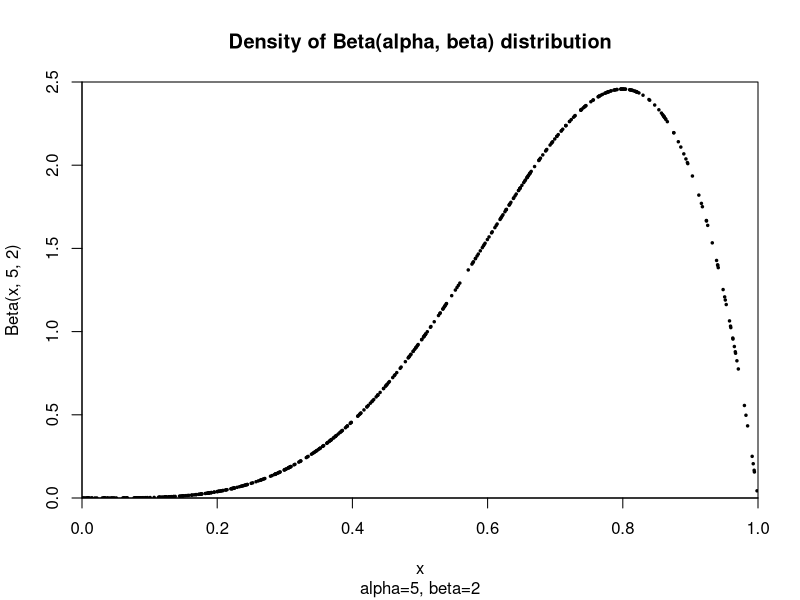
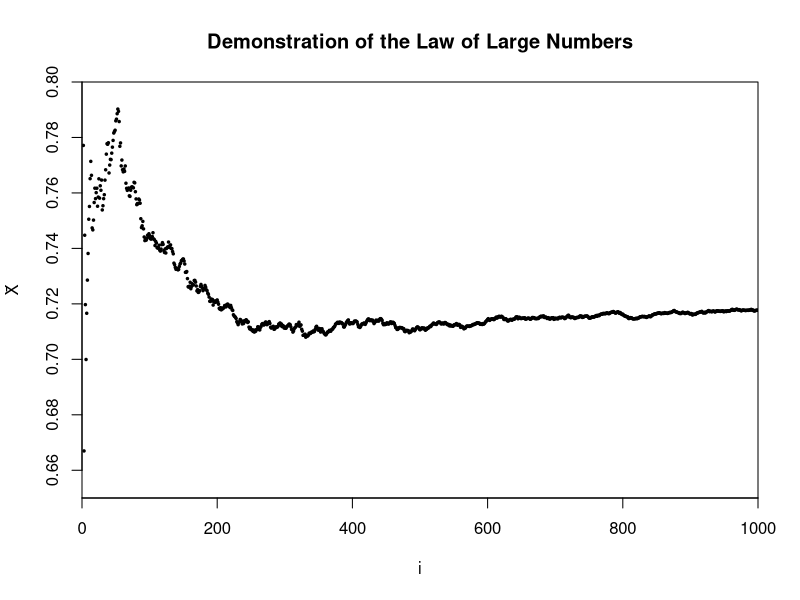
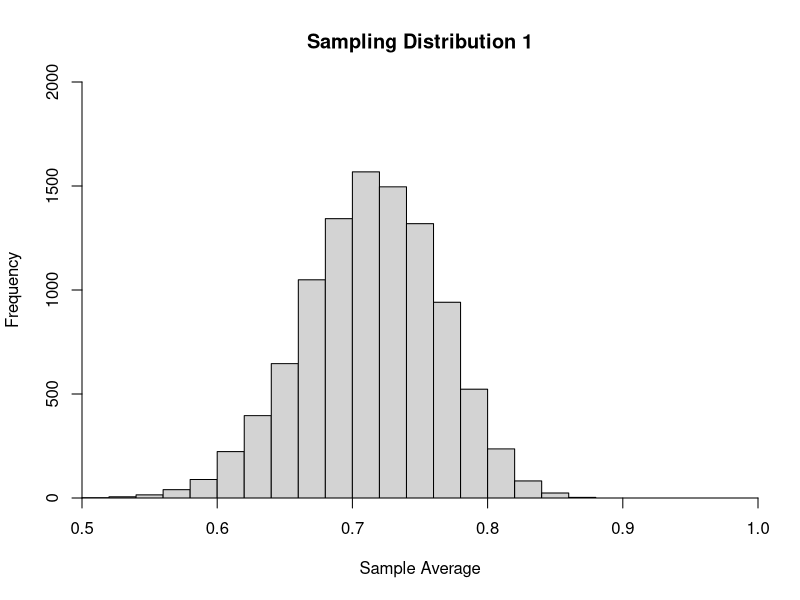
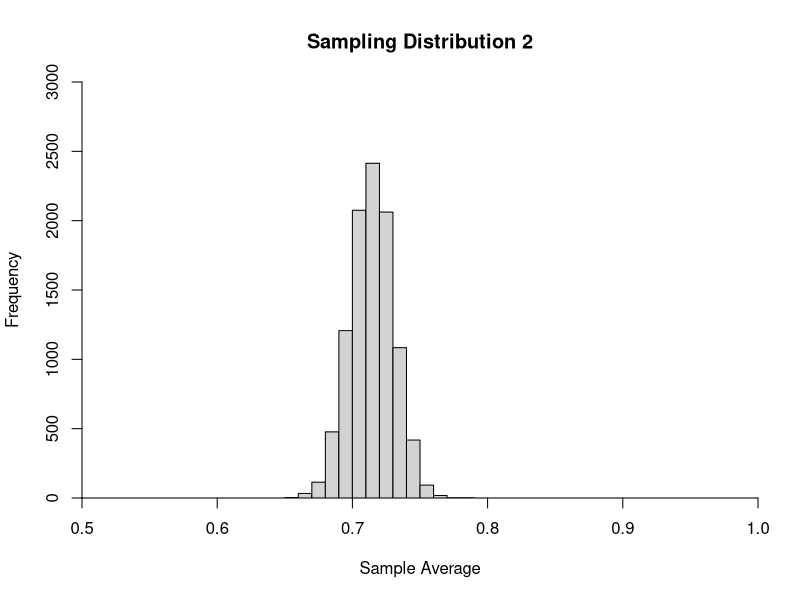

These figures' R source, in order:
## ---- chunk 1
# ...add answer here...
x <- runif(500) # generates 500 uniformly distributed random numbers between 0-1 (default range)
y <- dbeta(x, 5, 2)
plot(x=x, y=y, xlab="x", ylab="Beta(x, 5, 2)", main="Density of Beta(alpha, beta) distribution",
     col = "black", pch = 20, cex = 0.5,
     xlim = c(0, 1), 
     ylim = c(0, 2.5), 
     yaxs="i", xaxs="i",
     sub = "alpha=5, beta=2")

## ---- chunk 2
set.seed(1234)
y <- vector(mode="list", length = 1000)
x <- rbeta(1000, 5, 2)
for (i in 1:1000) {
  y[i] <- mean(x[1:i])
}
plot(x=1:1000, y=y, xlab="i", ylab="X̄", main="Demonstration of the Law of Large Numbers",
     col = "black", pch = 20, cex = 0.5,
     xlim = c(0, 1000), 
     ylim = c(0.65, 0.8), 
     yaxs="i", xaxs="i")
## ---- chunk 3
print(5 / 7)
## ---- chunk 4
print(y[1000])
## ---- chunk 5
draws <- 10
iterations <- 10000
y <- numeric(length=iterations)
for (i in 1:iterations){
  x <- rbeta(draws, 5, 2)
  y[i] <- mean(x)
}
hist(y, main = "Sampling Distribution 1", xlab = "Sample Average", ylab = "Frequency",
     xlim = c(0.5, 1), 
     ylim = c(0, 2000), 
     yaxs="i", xaxs="i")
## ---- chunk 6
draws <- 100
iterations <- 10000
y <- numeric(length=iterations)
for (i in 1:iterations){
  x <- rbeta(draws, 5, 2)
  y[i] <- mean(x)
}
hist(y, main = "Sampling Distribution 2", xlab = "Sample Average", ylab = "Frequency",
     xlim = c(0.5, 1), 
     ylim = c(0, 3000), 
     yaxs="i", xaxs="i")
## ---- chunk 7
library(Matrix)
X <- matrix(c(1, 1, 1, 1, 1, 4, 5, 8), 4, 2); X
t(X)
y <- matrix(c(6, 5, 3, 2), 4, 1); y
r <- rankMatrix(X)
print(r[1])
## ---- chunk 8
t(X)%*%X
## ---- chunk 9
r <- rankMatrix(t(X)%*%X)
print(r[1])
## ---- chunk 10
z <- t(X)%*%X
d <- solve(z); d
## ---- chunk 11
rankMatrix(d)[1]
## ---- chunk 12
f <- t(X) %*% y; f
## ---- chunk 13
g <- z %*% f; g
